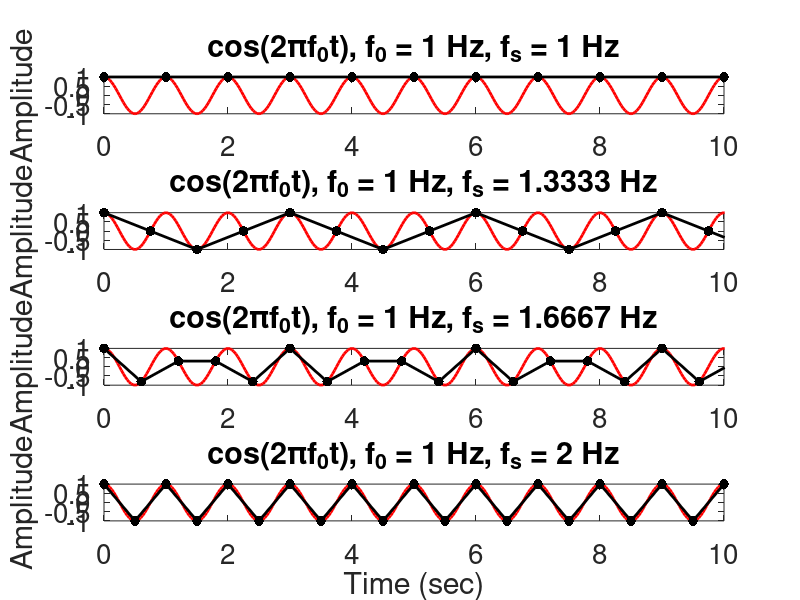
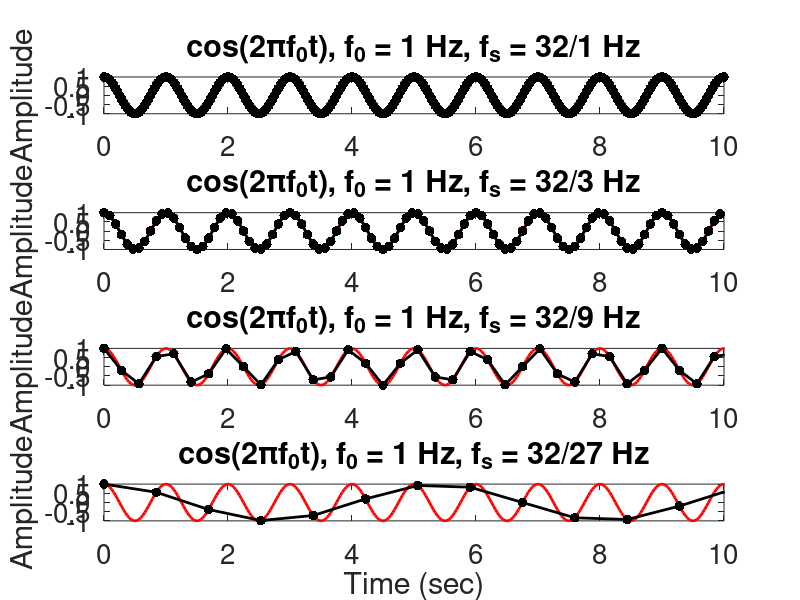

These figures' MATLAB source, in order:
clear; clc; close all;
% This is a class exercise of Modern Signal Analysis and Data Processing.
% Sampling Theorem
% Haoran Meng, Fengjiang Ju & Wenyue Xia, Feb 18, 2023

Fs0 = 32; % Reference sample frequency.
t0 = 0:1/Fs0:20;
y0 = cos(2*pi*t0); % The original function for sampling


%% Sampling example 1
figure
for i = 1:4
    subplot(4,1,i)
    Fs = (i+2)/3;% sample frequency
    t = 0:1/Fs:20;% the sample time 
    y = cos(2*pi*t);% the values after sampling
    plot(t0,y0,'-r','linewidth',2); % The original function
    hold on;
    scatter(t,y,50,'filled','MarkerFaceColor','k'); % The points after sampling
    plot(t,y,'-k','linewidth',2); % The function after sampling(continuous)
    ylim([-1 1]); xlim([0 10])
    ylabel('Amplitude');
    title(['cos(2\pif_0t), f_0 = 1 Hz, f_s = ' num2str(Fs) ' Hz'])
    set(gca,'fontsize',20)
end
xlabel('Time (sec)')

%% Sampling example 2: same to example 1
figure
scale = 3;% Scales for changeing sample frequency
for i = 1:4
    subplot(4,1,i)
    Fs = Fs0/scale^(i-1);
    t = 0:1/Fs:20;
    y = cos(2*pi*t);
    plot(t0,y0,'-r','linewidth',2); hold on;
    scatter(t,y,50,'filled','MarkerFaceColor','k'); 
    plot(t,y,'-k','linewidth',2); 
    ylim([-1 1]); xlim([0 10])
    ylabel('Amplitude');
    title(['cos(2\pif_0t), f_0 = 1 Hz, f_s = 32/' num2str(scale^(i-1)) ' Hz'])
    set(gca,'fontsize',20)
end
xlabel('Time (sec)')